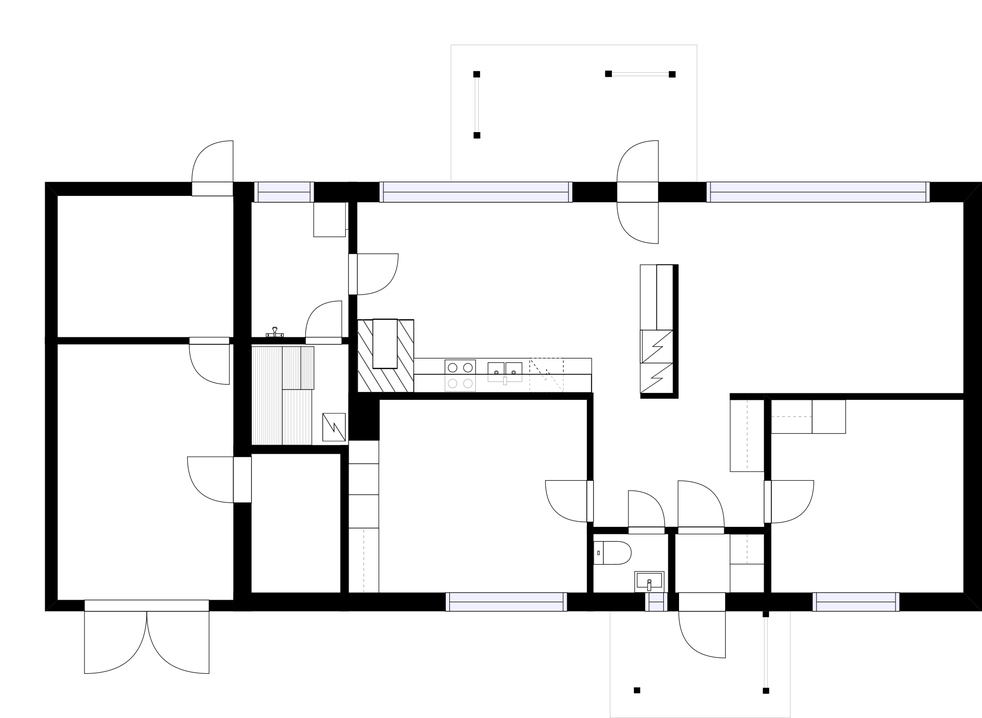
#> input picture segmentation/examples/blank/10465.png, 982 x 718 px, shrunk from 2000 x 1462 before the run; its folder holds only this picture in this run
$ python detect_rooms.py
#> lines starting #> are read from the running program, lines starting #| are printed output that depends on the picture; after the words box and inside, x2 and y2 are one past the last pixel; in counts of white or black regions, pixels touching at a corner belong together
from pathlib import Path

import cv2
import numpy as np

INPUT = Path("segmentation/examples/blank")
OUTPUT = Path("segmentation/experiments/room_refinement/detected_rooms")

OUTPUT.mkdir(parents=True, exist_ok=True)


def detect_rooms(image, gap):

    height, width = image.shape[:2]

    gray = cv2.cvtColor(image, cv2.COLOR_BGR2GRAY)

    walls = (gray < 180).astype(np.uint8) * 255

    kernel = cv2.getStructuringElement(
        cv2.MORPH_RECT, (gap, gap)
    )

    closed = cv2.morphologyEx(
        walls, cv2.MORPH_CLOSE, kernel
    )

    free_space = (closed == 0).astype(np.uint8)

    count, regions, stats, centers = (
        cv2.connectedComponentsWithStats(
            free_space, connectivity=4
        )
    )

    exterior = set(np.concatenate([
        regions[0, :],
        regions[-1, :],
        regions[:, 0],
        regions[:, -1]
    ]))

    minimum_area = max(
        500, int(height * width * 0.002)
    )

    overlay = image.copy()
    rng = np.random.default_rng(42)
    detected = 0

    for region_id in range(1, count):

        if region_id in exterior:
            continue

        area = stats[region_id, cv2.CC_STAT_AREA]

        if area < minimum_area:
            continue

        region = regions == region_id

        color = rng.integers(
            50, 240, size=3
        ).astype(np.uint8)

        overlay[region] = color
        detected += 1

    result = cv2.addWeighted(
        image, 0.60, overlay, 0.40, 0
    )

    return result, detected


for path in sorted(INPUT.glob("*.png")):

    image = cv2.imread(str(path))
#> image is the input picture: shape (718, 982, 3); mean B, G, R 235, 234.7, 234.7

    if image is None:
        print(path.stem, "READ ERROR")
        continue

    height, width = image.shape[:2]

    print(f"\nFloor plan: {path.stem}")

    for ratio in [0.01, 0.02, 0.03, 0.04]:

        gap = max(
            3, round(max(height, width) * ratio)
        )

        if gap % 2 == 0:
            gap += 1

        result, count = detect_rooms(image, gap)

        output = OUTPUT / f"{path.stem}_gap_{gap}.png"

        if not cv2.imwrite(str(output), result):
            raise RuntimeError(f"Could not save {output}")

        print(
            f"Gap: {gap:3d} | "
            f"Detected spaces: {count:3d}"
        )
#> this loop made 4 passes
#> count on passes 1 to 4: 20, 19, 15, 10
#> (printed output is left out)
#> pass 1, in detect_rooms, `walls = (gray < 180).astype(np.uint8) * 255`:
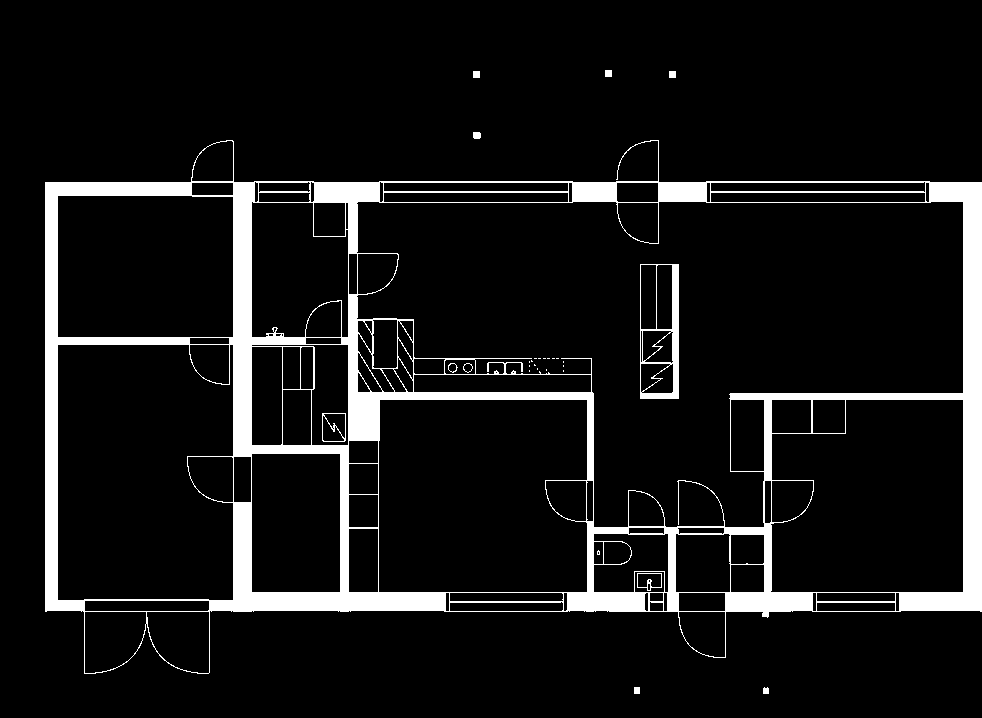
#> walls: shape (718, 982); 8.7% white; 29 white regions (17 under 20 px), largest, box (x1, y1, x2, y2) and area: (45, 140, 982, 674) 58752, (640, 264, 679, 399) 1611, (322, 413, 346, 442) 158
#> pass 1, in detect_rooms, `closed = cv2.morphologyEx( walls, cv2.MORPH_CLOSE, kernel )`:
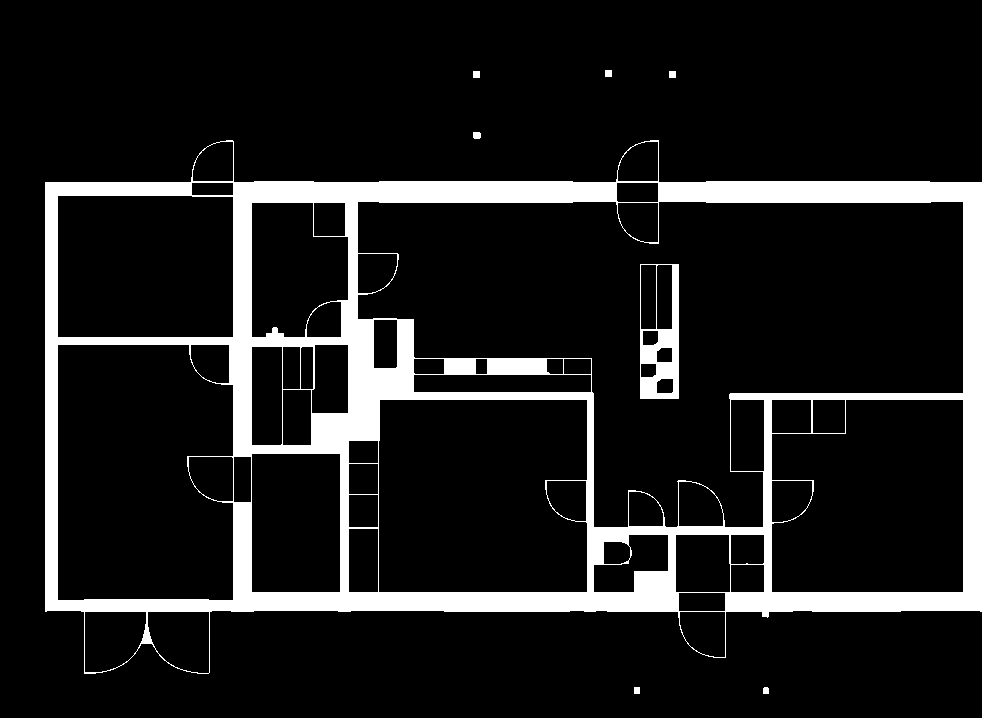
#> closed: shape (718, 982); 11.7% white; 8 white regions, largest, box (x1, y1, x2, y2) and area: (45, 140, 982, 674) 79869, (640, 264, 679, 399) 2537, (473, 132, 481, 139) 53

print("\nRoom detection experiment complete.")

$ run again, on segmentation/examples/blank/9989.png
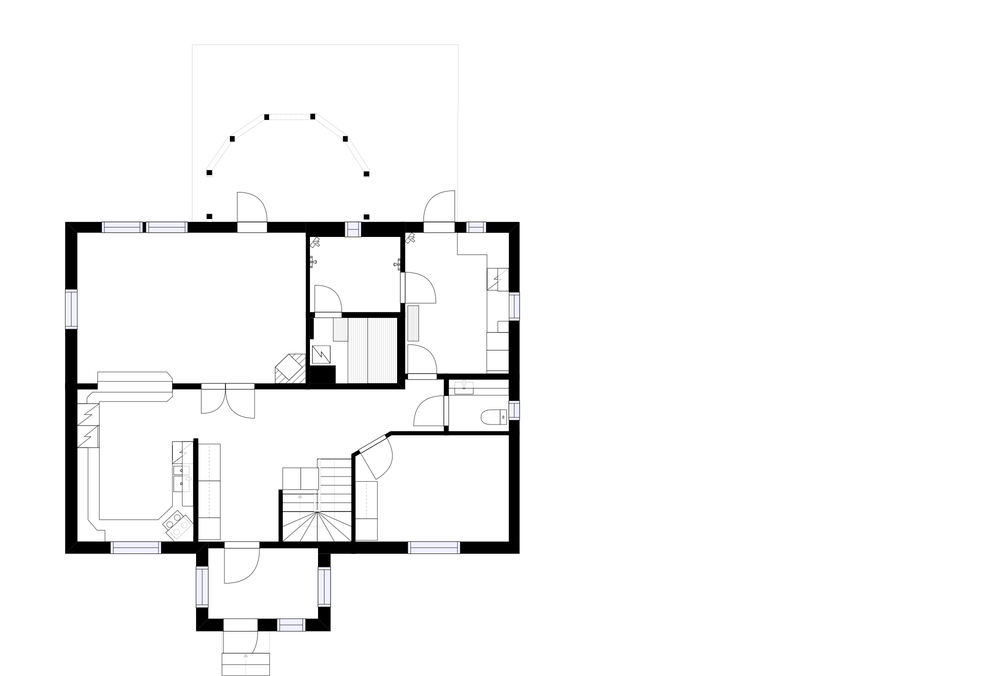
#> input picture segmentation/examples/blank/9989.png, 1000 x 676 px, shrunk from 2000 x 1352 before the run
#> image is the input picture: shape (676, 1000, 3); mean B, G, R 246, 245.9, 245.9
#> the loop `for ratio in [0.01, 0.02, 0.03, 0.04]: ` made 4 passes
#> count on passes 1 to 4: 10, 10, 7, 7
#> (printed output is left out)
#> pass 1, in detect_rooms, `walls = (gray < 180).astype(np.uint8) * 255`:
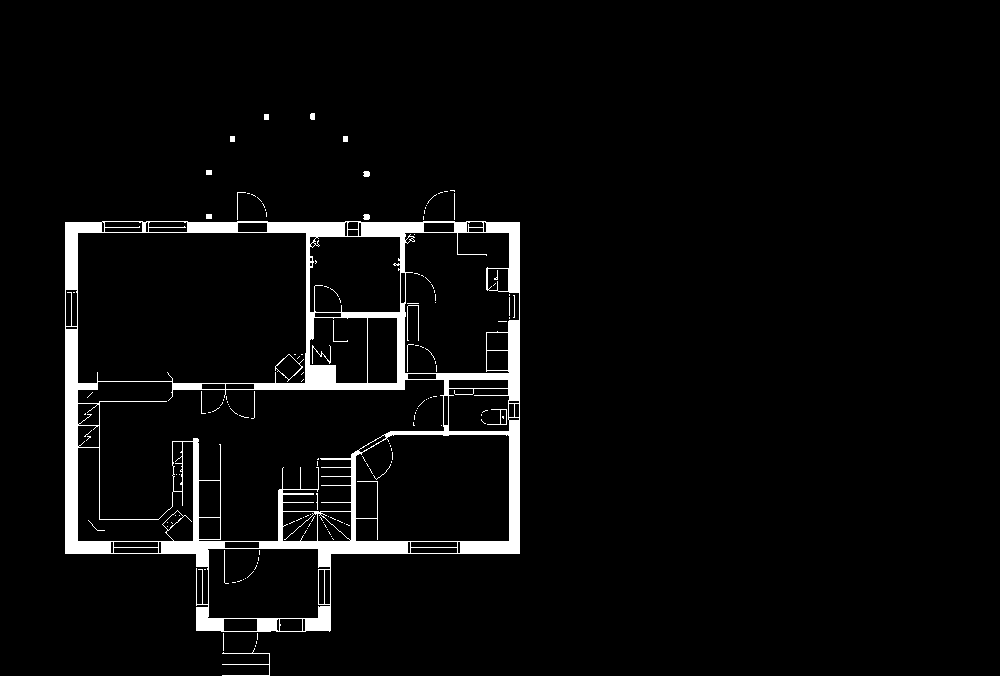
#> walls: shape (676, 1000); 4% white; 150 white regions (126 under 20 px), largest, box (x1, y1, x2, y2) and area: (65, 221, 520, 632) 25742, (222, 648, 270, 676) 170, (275, 354, 304, 382) 85
#> pass 1, in detect_rooms, `closed = cv2.morphologyEx( walls, cv2.MORPH_CLOSE, kernel )`:
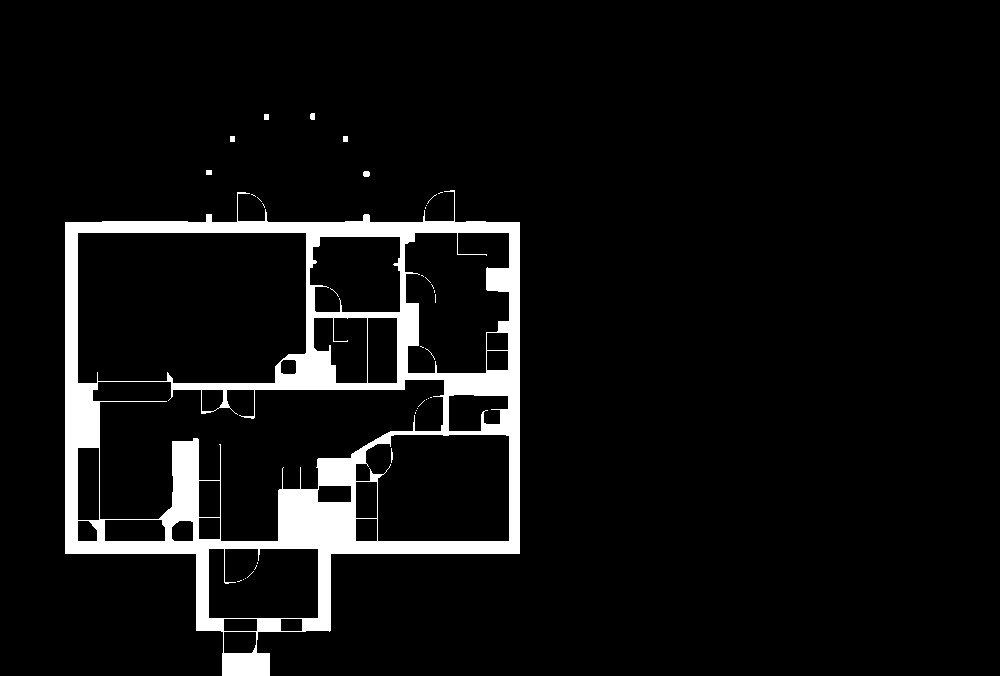
#> closed: shape (676, 1000); 6.4% white; 36 white regions (28 under 20 px), largest, box (x1, y1, x2, y2) and area: (65, 190, 520, 676) 43258, (363, 171, 370, 177) 38, (310, 113, 315, 120) 33

$ run again, on segmentation/examples/blank/10492.png
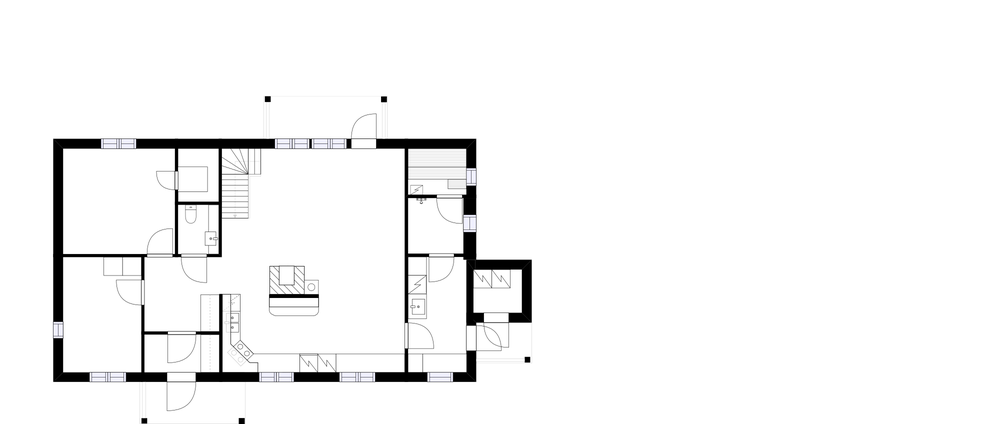
#> input picture segmentation/examples/blank/10492.png, 1000 x 424 px, shrunk from 2000 x 848 before the run
#> image is the input picture: shape (424, 1000, 3); mean B, G, R 245.5, 245.4, 245.4
#> the loop `for ratio in [0.01, 0.02, 0.03, 0.04]: ` made 4 passes
#> count on passes 1 to 4: 10, 11, 7, 5
#> (printed output is left out)
#> pass 1, in detect_rooms, `walls = (gray < 180).astype(np.uint8) * 255`:
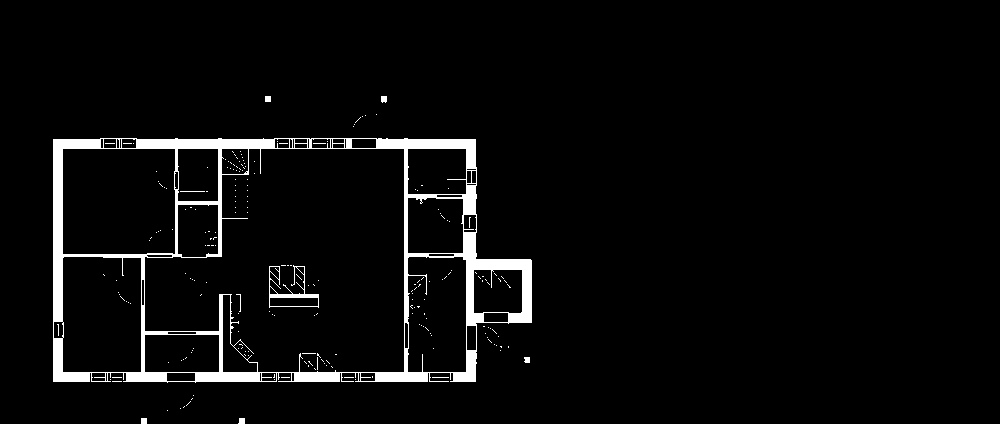
#> walls: shape (424, 1000); 4% white; 220 white regions (211 under 20 px), largest, box (x1, y1, x2, y2) and area: (53, 138, 532, 383) 15938, (269, 265, 319, 308) 450, (381, 96, 387, 103) 38
#> pass 1, in detect_rooms, `closed = cv2.morphologyEx( walls, cv2.MORPH_CLOSE, kernel )`:
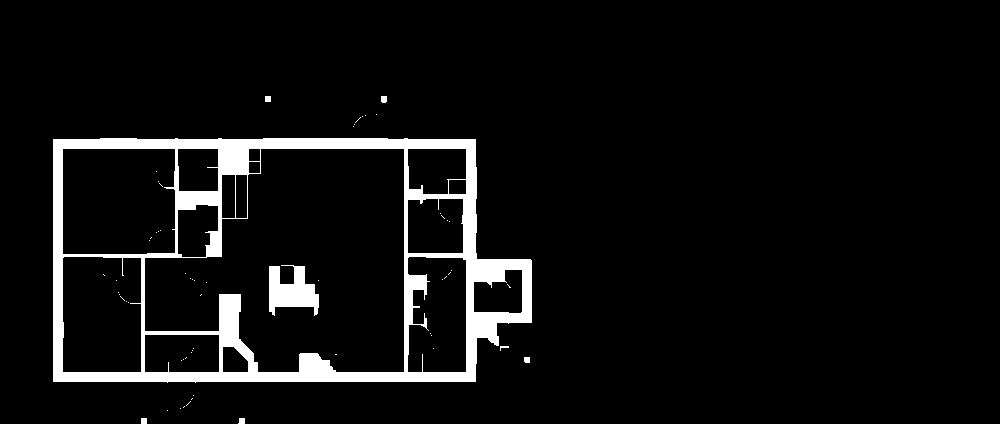
#> closed: shape (424, 1000); 6.1% white; 61 white regions (53 under 20 px), largest, box (x1, y1, x2, y2) and area: (53, 138, 532, 383) 23869, (269, 265, 319, 316) 1593, (381, 96, 387, 103) 40

$ run again, on segmentation/examples/blank/193.png
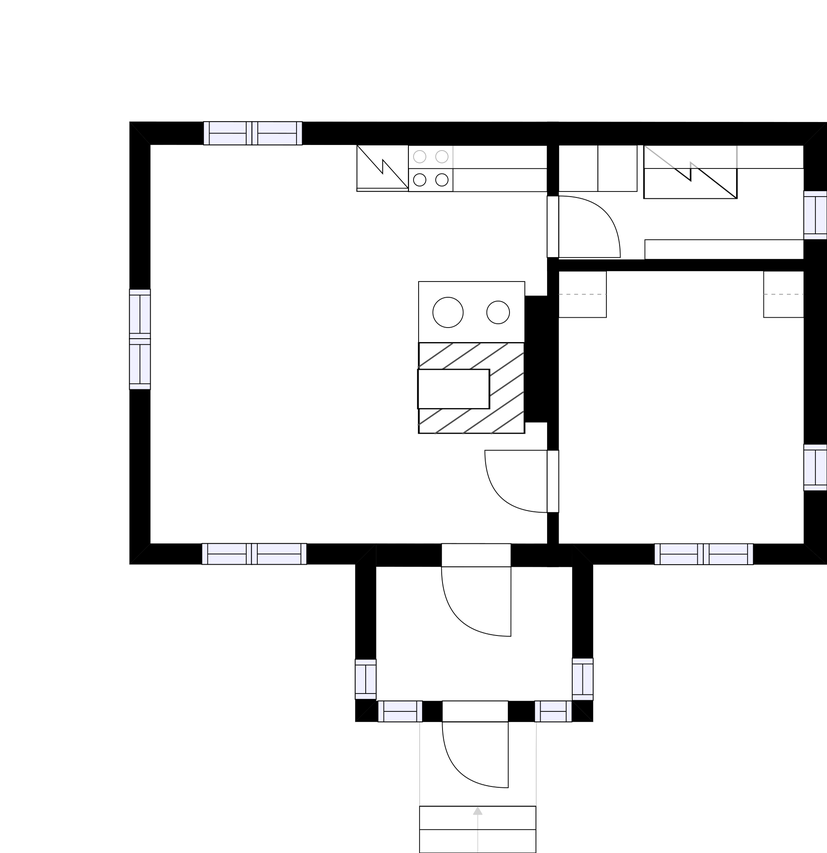
#> input picture segmentation/examples/blank/193.png, 827 x 853 px, shrunk from 1938 x 2000 before the run
#> image is the input picture: shape (853, 827, 3); mean B, G, R 233.8, 233.6, 233.6
#> the loop `for ratio in [0.01, 0.02, 0.03, 0.04]: ` made 4 passes
#> count on passes 1 to 4: 22, 21, 13, 13
#> (printed output is left out)
#> pass 1, in detect_rooms, `walls = (gray < 180).astype(np.uint8) * 255`:
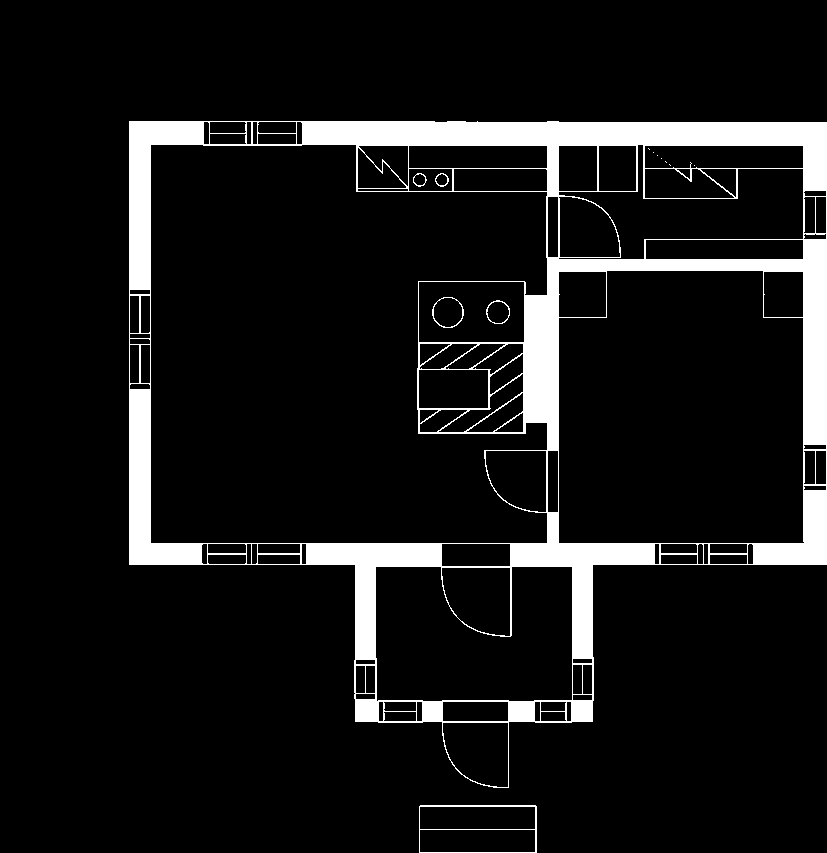
#> walls: shape (853, 827); 8.9% white; 13 white regions (7 under 20 px), largest, box (x1, y1, x2, y2) and area: (129, 121, 827, 788) 62135, (419, 805, 537, 853) 602, (432, 297, 464, 328) 128, (486, 300, 510, 324) 96, (435, 173, 449, 187) 56, (413, 173, 427, 187) 51
#> pass 1, in detect_rooms, `closed = cv2.morphologyEx( walls, cv2.MORPH_CLOSE, kernel )`:
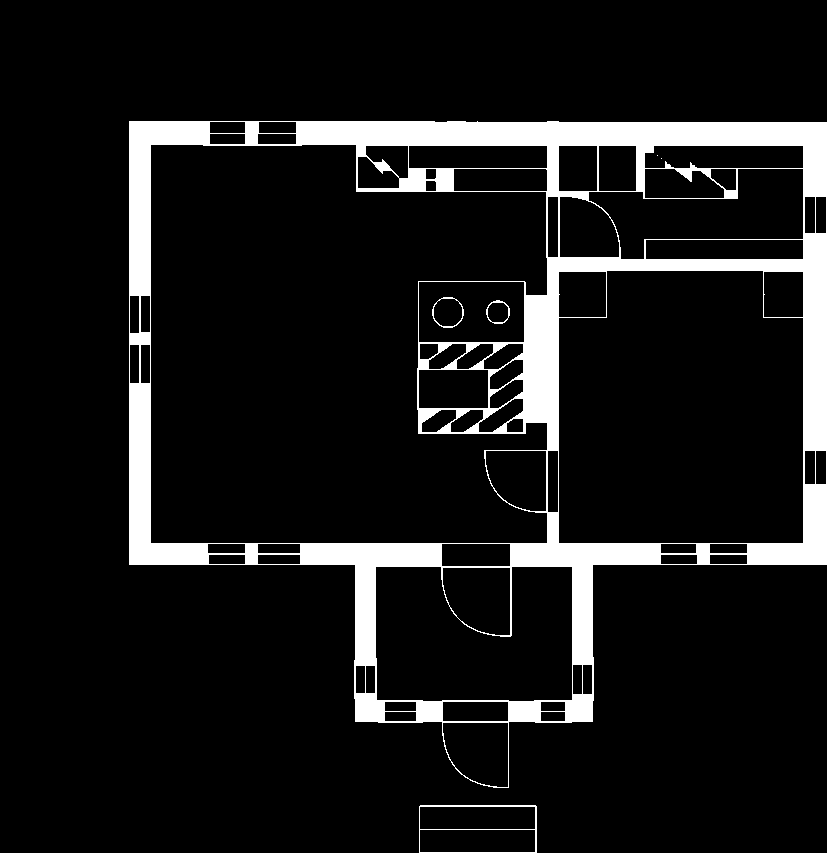
#> closed: shape (853, 827); 9.7% white; 6 white regions (2 under 20 px), largest, box (x1, y1, x2, y2) and area: (129, 121, 827, 788) 67477, (419, 805, 537, 853) 602, (432, 297, 464, 328) 142, (486, 300, 510, 324) 117
